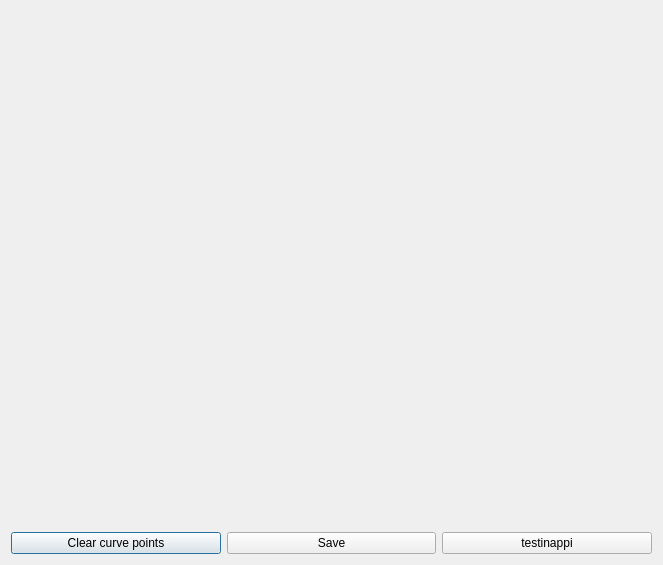
<?xml version="1.0" encoding="UTF-8"?>
<ui version="4.0">
 <class>editProfile</class>
 <widget class="QDialog" name="editProfile">
  <property name="geometry">
   <rect>
    <x>0</x>
    <y>0</y>
    <width>663</width>
    <height>565</height>
   </rect>
  </property>
  <property name="windowTitle">
   <string>Dialog</string>
  </property>
  <layout class="QGridLayout" name="gridLayout">
   <item row="0" column="0" colspan="3">
    <widget class="QCustomPlot" name="curvePlot" native="true">
     <property name="whatsThis">
      <string>&lt;html&gt;&lt;head/&gt;&lt;body&gt;&lt;p&gt;This graph defines the relation of fan speed to the GPU temperature.&lt;/p&gt;&lt;p&gt;To add a point, double click on the area.&lt;/p&gt;&lt;p&gt;To remove a point, click on it,&lt;/p&gt;&lt;p&gt;To move a point, drag it.&lt;/p&gt;&lt;/body&gt;&lt;/html&gt;</string>
     </property>
    </widget>
   </item>
   <item row="1" column="0">
    <widget class="QPushButton" name="clearButton">
     <property name="text">
      <string>Clear curve points</string>
     </property>
    </widget>
   </item>
   <item row="1" column="1">
    <widget class="QPushButton" name="saveButton">
     <property name="maximumSize">
      <size>
       <width>794</width>
       <height>16777215</height>
      </size>
     </property>
     <property name="text">
      <string>Save</string>
     </property>
    </widget>
   </item>
   <item row="1" column="2">
    <widget class="QPushButton" name="pushButton">
     <property name="text">
      <string>testinappi</string>
     </property>
    </widget>
   </item>
  </layout>
 </widget>
 <customwidgets>
  <customwidget>
   <class>QCustomPlot</class>
   <extends>QWidget</extends>
   <header>qcustomplot.h</header>
   <container>1</container>
  </customwidget>
 </customwidgets>
 <resources/>
 <connections/>
</ui>
